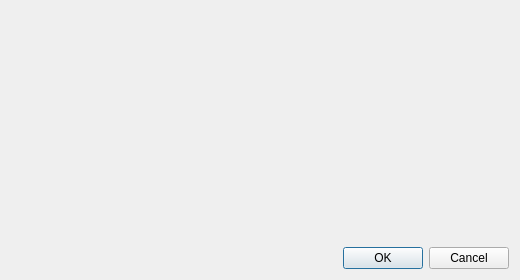
<?xml version="1.0" encoding="UTF-8"?>
<ui version="4.0">
 <class>ConfigureLanPlayDialog</class>
 <widget class="QDialog" name="ConfigureLanPlayDialog">
  <property name="geometry">
   <rect>
    <x>0</x>
    <y>0</y>
    <width>520</width>
    <height>280</height>
   </rect>
  </property>
  <property name="windowTitle">
   <string>LAN Play</string>
  </property>
  <layout class="QVBoxLayout" name="verticalLayout">
   <item>
    <layout class="QVBoxLayout" name="lanPlayLayout"/>
   </item>
   <item>
    <spacer name="verticalSpacer">
     <property name="orientation">
      <enum>Qt::Orientation::Vertical</enum>
     </property>
     <property name="sizeHint" stdset="0">
      <size>
       <width>20</width>
       <height>20</height>
      </size>
     </property>
    </spacer>
   </item>
   <item>
    <widget class="QDialogButtonBox" name="buttonBox">
     <property name="standardButtons">
      <set>QDialogButtonBox::Cancel|QDialogButtonBox::Ok</set>
     </property>
    </widget>
   </item>
  </layout>
 </widget>
 <resources/>
 <connections>
  <connection>
   <sender>buttonBox</sender>
   <signal>accepted()</signal>
   <receiver>ConfigureLanPlayDialog</receiver>
   <slot>accept()</slot>
  </connection>
  <connection>
   <sender>buttonBox</sender>
   <signal>rejected()</signal>
   <receiver>ConfigureLanPlayDialog</receiver>
   <slot>reject()</slot>
  </connection>
 </connections>
</ui>
